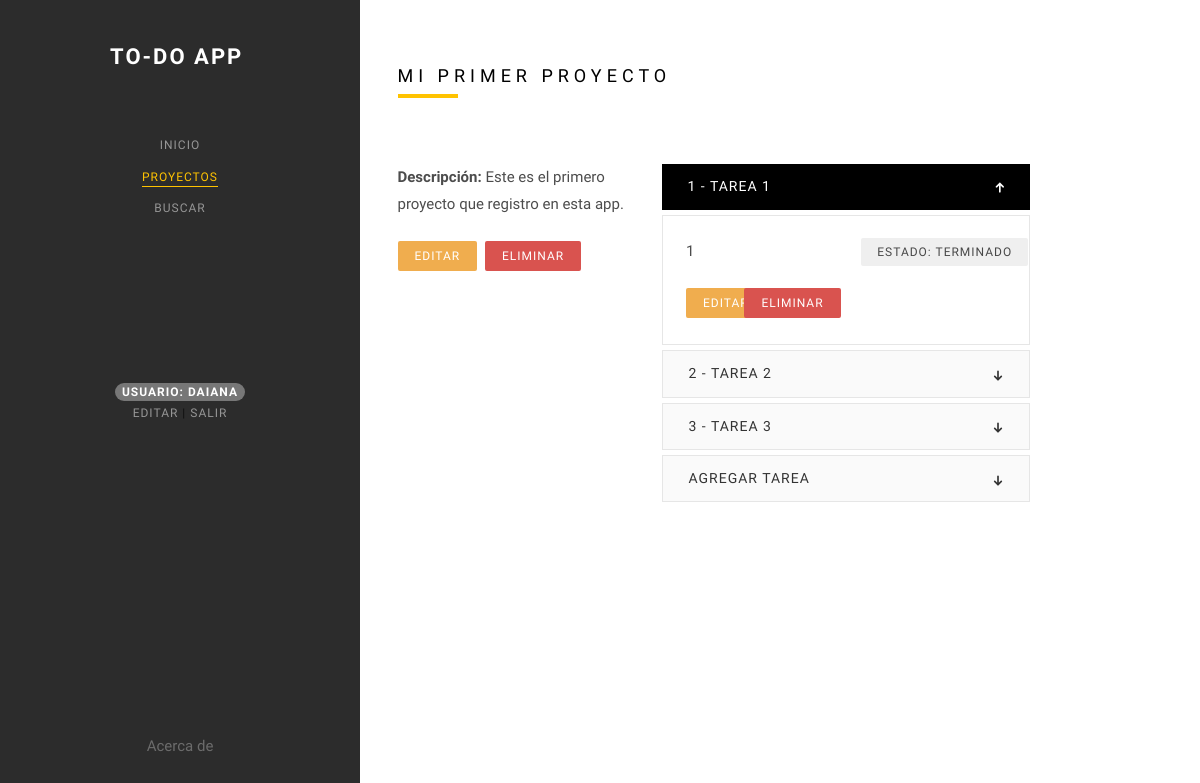
Page /apptodo/proyecto/1 (signed in) on the committed database.
### apptodo/models.py (models this page shows, shortened)
class Proyecto(models.Model):
    Titulo=models.CharField(max_length=50)
    Descripcion=models.TextField(max_length=8000, default="")
    Usuario=models.ForeignKey(settings.AUTH_USER_MODEL, on_delete=models.CASCADE, null=True, blank=True)

class Tarea(models.Model):
    Titulo=models.CharField(max_length=50)
    Contenido=models.TextField(max_length=8000)
    Estado=models.ForeignKey(Estado, on_delete=models.CASCADE)
    Proyecto=models.ForeignKey(Proyecto, on_delete=models.CASCADE)

class Estado(models.Model):
    Titulo=models.CharField(max_length=30)
    PorDefecto=models.BooleanField(default=0)
    Categoria=models.ForeignKey(CategoriaEstado, on_delete=models.CASCADE, default=1)

### apptodo/views.py (the view)
# urls.py: path('proyecto/<pk>', ProyectoDetail.as_view(), name="proyecto_detail"),
class ProyectoDetail(LoginRequiredMixin, DetailView):
    model=Proyecto
    template_name="apptodo/proyecto_detail.html"
    def get_context_data(self, **kwargs):
        context = super(ProyectoDetail, self).get_context_data(**kwargs)
        obj = self.get_object()
        tareasDelProyecto=Tarea.objects.filter(Proyecto__id=obj.id)
        estados=Estado.objects.all()
        formNuevaTarea=TareaForm()
        context['extra'] = {"tareasDelProyecto":tareasDelProyecto, "form":formNuevaTarea, "estados":estados}
        return context
    def get_queryset(self):
        return Proyecto.objects.filter(Usuario=self.request.user)

### apptodo/templates/apptodo/proyecto_detail.html (shortened to what this page needs)
{% extends 'base.html' %}
{% load static %}
{% block resaltadoProyectos %}class="colorlib-active"{% endblock %}
{% block contenido %}
<div id="colorlib-main">
    <div class="colorlib-about">
        <div class="colorlib-narrow-content">
            <div class="row">
                <div class="col-md-6 col-md-offset-3 col-md-pull-3 animate-box" data-animate-effect="fadeInLeft">
                    <h2 class="colorlib-heading">{{ proyecto.Titulo }}</h2>
                </div>
            </div>
            <div class="row">
                <div class="col-md-4 animate-box" data-animate-effect="fadeInLeft">
                    <p><b>Descripción:</b> {{ proyecto.Descripcion }}</p>
                    <a class="btn btn-warning btn-sm" href="{% url 'proyecto_update' proyecto.id %}">Editar</a>
                    <a class="btn btn-danger btn-sm" href="{% url 'proyecto_delete' proyecto.id %}">Eliminar</a>
                </div>
                <div class="col-md-6 animate-box" data-animate-effect="fadeInRight">
                    <div class="fancy-collapse-panel">
                        <div class="panel-group" id="accordion" role="tablist" aria-multiselectable="true">
                            {% for tarea in extra.tareasDelProyecto %}
                            <div class="panel panel-default">
                                <div class="panel-heading" role="tab" id="heading{{ forloop.counter }}">
                                    <h4 class="panel-title">
                                        {% if forloop.counter == 1 %}
                                        <a data-toggle="collapse" data-parent="#accordion" href="#collapse{{ forloop.counter }}" aria-expanded="true" aria-controls="collapse{{ forloop.counter }}">{{ forloop.counter }} - {{tarea.Titulo}}</a>
                                        {% else %}
                                        <a class="collapsed" data-toggle="collapse" data-parent="#accordion" href="#collapse{{ forloop.counter }}" aria-expanded="false" aria-controls="collapse{{ forloop.counter }}">{{ forloop.counter }} - {{tarea.Titulo}}</a>
                                        {% endif %}
                                    </h4>
                                </div>
                                {% if forloop.counter == 1 %}
                                <div id="collapse{{ forloop.counter }}" class="panel-collapse collapse in" role="tabpanel" aria-labelledby="heading{{ forloop.counter }}">
                                {% else %}
                                <div id="collapse{{ forloop.counter }}" class="panel-collapse collapse" role="tabpanel" aria-labelledby="heading{{ forloop.counter }}">
                                {% endif %}
                                    <div class="panel-body">
                                        <div class="row">
                                            <div class="col-md-6">
                                                <p>{{tarea.Contenido}}</p>
                                            </div>
                                            <div class="col-md-6">
                                                <div class="dropdown">
                                                    <button class="btn btn-sm dropdown-toggle" type="button" id="dropdownEstado" data-bs-toggle="dropdown" aria-expanded="false">
                                                        Estado: {{tarea.Estado.Titulo}}
                                                    </button>
                                                </div>
                                            </div>
                                        </div>
                                        <div class="row">
                                            <div class="col-md-2">
                                                <a class="btn btn-warning btn-sm" href="{% url 'tarea_update' proyecto.id tarea.id %}">Editar</a>
                                            </div>
                                            <div class="col-md-2">
                                                <form action="{% url 'tarea_delete' proyecto.id tarea.id %}" method="POST">
                                                    <input type="submit" class="btn btn-danger btn-sm" value="Eliminar">
                                                </form>
                                            </div>
                                        </div>
                                    </div>
                                </div>
                            </div>
                            {% endfor %}
                            <div class="panel panel-default">
                                <div class="panel-heading" role="tab" id="heading0">
                                    <h4 class="panel-title">
                                        <a class="collapsed" data-toggle="collapse" data-parent="#accordion" href="#collapse0" aria-expanded="true" aria-controls="collapse0">Agregar tarea</a>
                                    </h4>
                                </div>
                            </div>
                        </div>
                    </div>
                </div>
            </div>
        </div>
    </div>
</div>
{% endblock %}

### apptodo/templates/base.html (shortened to what this page needs)
{% load static %}
<!DOCTYPE HTML>
<html>
	<head>
	<link rel="stylesheet" href="{% static 'css/animate.css' %}">
	<link rel="stylesheet" href="{% static 'css/icomoon.css' %}">
	<link rel="stylesheet" href="{% static 'css/bootstrap.css' %}">
	<link rel="stylesheet" href="{% static 'css/flexslider.css' %}">
	<link rel="stylesheet" href="{% static 'fonts/flaticon/font/flaticon.css' %}">
	<link rel="stylesheet" href="{% static 'css/owl.carousel.min.css' %}">
	<link rel="stylesheet" href="{% static 'css/owl.theme.default.min.css' %}">
	<link rel="stylesheet" href="{% static 'css/style.css' %}">
	</head>
	<body>
	<div id="colorlib-page">
		<aside id="colorlib-aside" role="complementary" class="border js-fullheight">
			<h1 id="colorlib-logo"><a href="{% url 'inicio' %}">To-Do App</a></h1>
			<nav id="colorlib-main-menu" role="navigation">
				<ul>
					<li {% block resaltadoInicio %}{% endblock %}><a href="{% url 'inicio' %}">Inicio</a></li>
					<li {% block resaltadoProyectos %}{% endblock %}><a href="{% url 'proyecto_list' %}">Proyectos</a></li>
					<li {% block resaltadoBuscar %}{% endblock %}><a href="{% url 'buscar' %}">Buscar</a></li>
					{% if user.is_authenticated %}
					<li><br><br><br><br><br><br><br>
						<div class="badge bg-primary text-wrap">
							Usuario: {{user.username}}
						</div>
						<br>
						<a href="{% url 'usuario_update' %}">Editar</a> | <a href="{% url 'logout' %}">Salir</a>
					</li>
					{% endif %}
				</ul>
			</nav>
			<div class="colorlib-footer">
				<ul>
					<li {% block resaltadoAbout %}{% endblock %}><a href="{% url 'about' %}">Acerca de</a></li>
				</ul>
			</div>
		</aside>
		{% block contenido %}
		{% endblock %}
	</div>
	</body>
</html>

### rows in the picture
Proyecto: Titulo "MI PRIMER PROYECTO", Descripcion "Este es el primero proyecto que registro en esta app."
Tarea: Titulo "TAREA 1", Contenido "1", Estado.Titulo "TERMINADO"
Tarea: Titulo "TAREA 2"
Tarea: Titulo "TAREA 3"

### other values in the picture
{{ user.username }} "DAIANA"
